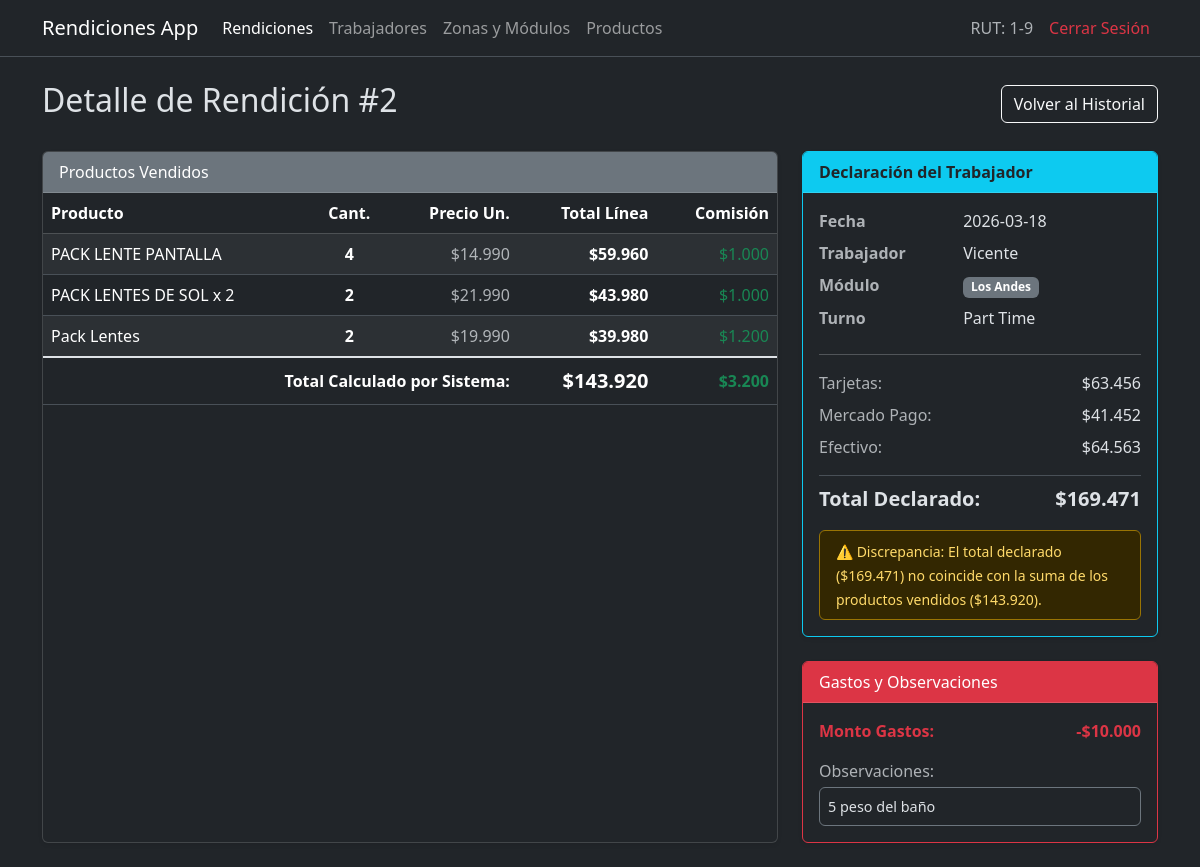
Page /admin/rendiciones/2 (signed in) on the committed database.
### tables this page shows
CREATE TABLE rendiciones
                 (id INTEGER PRIMARY KEY AUTOINCREMENT,
                  worker_id INTEGER NOT NULL,
                  modulo_id INTEGER NOT NULL,
                  fecha DATE NOT NULL,
                  turno TEXT NOT NULL,
                  venta_tarjeta INTEGER DEFAULT 0,
                  venta_mp INTEGER DEFAULT 0,
                  venta_efectivo INTEGER DEFAULT 0,
                  gastos INTEGER DEFAULT 0,
                  observaciones TEXT,
                  FOREIGN KEY (worker_id) REFERENCES workers(id),
                  FOREIGN KEY (modulo_id) REFERENCES modulos(id));

CREATE TABLE rendicion_items
                 (id INTEGER PRIMARY KEY AUTOINCREMENT,
                  rendicion_id INTEGER NOT NULL,
                  producto_id INTEGER NOT NULL,
                  cantidad INTEGER NOT NULL,
                  precio_historico INTEGER NOT NULL,
                  comision_historica INTEGER NOT NULL,
                  FOREIGN KEY (rendicion_id) REFERENCES rendiciones(id),
                  FOREIGN KEY (producto_id) REFERENCES productos(id));

CREATE TABLE productos
                 (id INTEGER PRIMARY KEY AUTOINCREMENT,
                  zona_id INTEGER NOT NULL,
                  name TEXT NOT NULL,
                  price REAL NOT NULL,
                  commission REAL NOT NULL,
                  FOREIGN KEY (zona_id) REFERENCES zonas(id));

CREATE TABLE workers
                 (id INTEGER PRIMARY KEY AUTOINCREMENT,
                  rut TEXT UNIQUE NOT NULL,
                  name TEXT NOT NULL,
                  phone TEXT NOT NULL,
                  password_hash TEXT NOT NULL,
                  is_admin BOOLEAN DEFAULT 0,
                  modulo_id INTEGER,
                  FOREIGN KEY (modulo_id) REFERENCES modulos(id));

CREATE TABLE modulos
                 (id INTEGER PRIMARY KEY AUTOINCREMENT,
                  zona_id INTEGER NOT NULL,
                  name TEXT NOT NULL,
                  FOREIGN KEY (zona_id) REFERENCES zonas(id));

### app.py (the view)
@app.route('/admin/rendiciones/<int:id>')
@admin_required
def view_rendicion(id):
    conn = sqlite3.connect(DB_NAME)
    c = conn.cursor()
    c.execute('''
        SELECT r.id, r.fecha, w.name, m.name, r.turno,
               r.venta_tarjeta, r.venta_mp, r.venta_efectivo, r.gastos, r.observaciones
        FROM rendiciones r
        JOIN workers w ON r.worker_id = w.id
        JOIN modulos m ON r.modulo_id = m.id
        WHERE r.id = ?
    ''', (id,))
    rendicion = c.fetchone()
    if not rendicion:
        conn.close()
        flash("Rendición no encontrada.", "danger")
        return redirect(url_for('admin_rendiciones'))
    c.execute('''
        SELECT p.name, ri.cantidad, ri.precio_historico, ri.comision_historica,
               (ri.cantidad * ri.precio_historico) as total_linea,
               (ri.cantidad * ri.comision_historica) as total_comision
        FROM rendicion_items ri
        JOIN productos p ON ri.producto_id = p.id
        WHERE ri.rendicion_id = ?
    ''', (id,))
    items = c.fetchall()
    conn.close()
    total_calculado = sum(item[4] for item in items)
    comision_total = sum(item[5] for item in items)
    return render_template('admin_rendicion_detail.html',
                           rendicion=rendicion,
                           items=items,
                           total_calculado=total_calculado,
                           comision_total=comision_total)

### app.py (called while the page is built)
def admin_required(f):
    @wraps(f)
    def decorated_function(*args, **kwargs):
        if 'user_id' not in session or not session.get('is_admin'):
            flash("Acceso denegado. Se requieren permisos de administrador.", "danger")
            return redirect(url_for('login'))
        return f(*args, **kwargs)
    return decorated_function

### templates/admin_rendicion_detail.html
{% extends "base.html" %}
{% block content %}
<div class="d-flex justify-content-between align-items-center mb-4">
    <h2>Detalle de Rendición #{{ rendicion[0] }}</h2>
    <a href="{{ url_for('admin_rendiciones') }}" class="btn btn-outline-light">Volver al Historial</a>
</div>
<div class="row">
    <div class="col-md-8 mb-4">
        <div class="card shadow-sm h-100">
            <div class="card-header bg-secondary text-white">Productos Vendidos</div>
            <div class="card-body p-0">
                <table class="table table-striped mb-0">
                    <thead class="table-dark">
                        <tr>
                            <th>Producto</th>
                            <th class="text-center">Cant.</th>
                            <th class="text-end">Precio Un.</th>
                            <th class="text-end">Total Línea</th>
                            <th class="text-end">Comisión</th>
                        </tr>
                    </thead>
                    <tbody>
                        {% for item in items %}
                        <tr>
                            <td>{{ item[0] }}</td>
                            <td class="text-center fw-bold">{{ item[1] }}</td>
                            <td class="text-end text-muted">${{ "{:,.0f}".format(item[2]).replace(',', '.') }}</td>
                            <td class="text-end fw-bold">${{ "{:,.0f}".format(item[4]).replace(',', '.') }}</td>
                            <td class="text-end text-success">${{ "{:,.0f}".format(item[5]).replace(',', '.') }}</td>
                        </tr>
                        {% else %}
                        <tr>
                            <td colspan="5" class="text-center py-3">No se registraron productos en esta rendición.</td>
                        </tr>
                        {% endfor %}
                    </tbody>
                    <tfoot class="table-group-divider">
                        <tr>
                            <td colspan="3" class="text-end fw-bold">Total Calculado por Sistema:</td>
                            <td class="text-end fw-bold fs-5">${{ "{:,.0f}".format(total_calculado).replace(',', '.') }}</td>
                            <td class="text-end fw-bold text-success">${{ "{:,.0f}".format(comision_total).replace(',', '.') }}</td>
                        </tr>
                    </tfoot>
                </table>
            </div>
        </div>
    </div>
    <div class="col-md-4 mb-4">
        <div class="card shadow-sm mb-4 border-info">
            <div class="card-header bg-info text-dark fw-bold">Declaración del Trabajador</div>
            <div class="card-body">
                <dl class="row mb-0">
                    <dt class="col-sm-5 text-muted">Fecha</dt>
                    <dd class="col-sm-7">{{ rendicion[1] }}</dd>
                    <dt class="col-sm-5 text-muted">Trabajador</dt>
                    <dd class="col-sm-7">{{ rendicion[2] }}</dd>
                    <dt class="col-sm-5 text-muted">Módulo</dt>
                    <dd class="col-sm-7"><span class="badge bg-secondary">{{ rendicion[3] }}</span></dd>
                    <dt class="col-sm-5 text-muted">Turno</dt>
                    <dd class="col-sm-7">{{ rendicion[4] }}</dd>
                </dl>
                <hr>
                <div class="d-flex justify-content-between mb-2">
                    <span class="text-muted">Tarjetas:</span>
                    <span>${{ "{:,.0f}".format(rendicion[5]).replace(',', '.') }}</span>
                </div>
                <div class="d-flex justify-content-between mb-2">
                    <span class="text-muted">Mercado Pago:</span>
                    <span>${{ "{:,.0f}".format(rendicion[6]).replace(',', '.') }}</span>
                </div>
                <div class="d-flex justify-content-between mb-2">
                    <span class="text-muted">Efectivo:</span>
                    <span>${{ "{:,.0f}".format(rendicion[7]).replace(',', '.') }}</span>
                </div>
                {% set total_declarado = rendicion[5] + rendicion[6] + rendicion[7] %}
                <div class="d-flex justify-content-between mt-3 pt-2 border-top">
                    <strong class="fs-5">Total Declarado:</strong>
                    <strong class="fs-5">${{ "{:,.0f}".format(total_declarado).replace(',', '.') }}</strong>
                </div>
                {% if total_declarado != total_calculado %}
                <div class="alert alert-warning mt-3 mb-0 py-2">
                    <small>⚠️ Discrepancia: El total declarado (${{ "{:,.0f}".format(total_declarado).replace(',', '.') }}) no coincide con la suma de los productos vendidos (${{ "{:,.0f}".format(total_calculado).replace(',', '.') }}).</small>
                </div>
                {% endif %}
            </div>
        </div>
        <div class="card shadow-sm border-danger">
            <div class="card-header bg-danger text-white">Gastos y Observaciones</div>
            <div class="card-body">
                <div class="d-flex justify-content-between mb-3">
                    <strong class="text-danger">Monto Gastos:</strong>
                    <strong class="text-danger">-${{ "{:,.0f}".format(rendicion[8]).replace(',', '.') }}</strong>
                </div>
                <div>
                    <span class="text-muted d-block mb-1">Observaciones:</span>
                    <p class="mb-0 bg-dark p-2 rounded border border-secondary" style="font-size: 0.9em;">
                        {{ rendicion[9] if rendicion[9] else "Sin observaciones." }}
                    </p>
                </div>
            </div>
        </div>
    </div>
</div>
{% endblock %}

### rows in the picture
rendiciones: id "2", fecha "2026-03-18", turno "Part Time", venta_tarjeta "63.456", venta_mp "41.452", venta_efectivo "64.563", gastos "10.000", observaciones "5 peso del baño"
rendicion_items: name "PACK LENTE PANTALLA", cantidad "4", precio_historico "14.990", value "59.960", value "1.000"
rendicion_items: name "PACK LENTES DE SOL x 2", cantidad "2", precio_historico "21.990", value "43.980", value "1.000"
rendicion_items: name "Pack Lentes", cantidad "2", precio_historico "19.990", value "39.980", value "1.200"
workers: name "Vicente"
modulos: name "Los Andes"

### other values in the picture
{{ session.get('rut', 'Admin') }} "1-9"
{{ "{:,.0f}".format(total_calculado).replace(',', '.') }} "143.920"
{{ "{:,.0f}".format(comision_total).replace(',', '.') }} "3.200"
{{ "{:,.0f}".format(total_declarado).replace(',', '.') }} "169.471"
